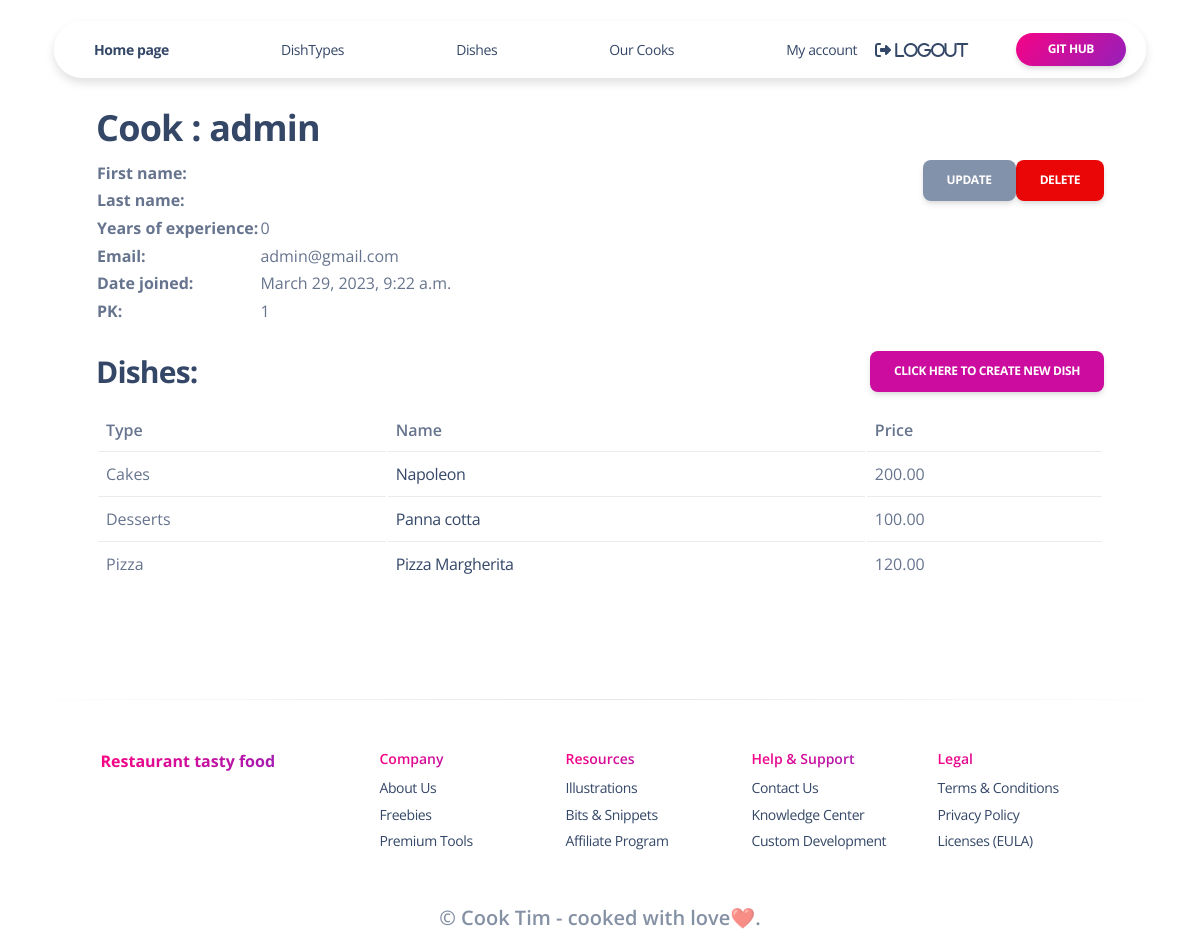
Page /cooks/1/ (signed in) on the earlier database version.
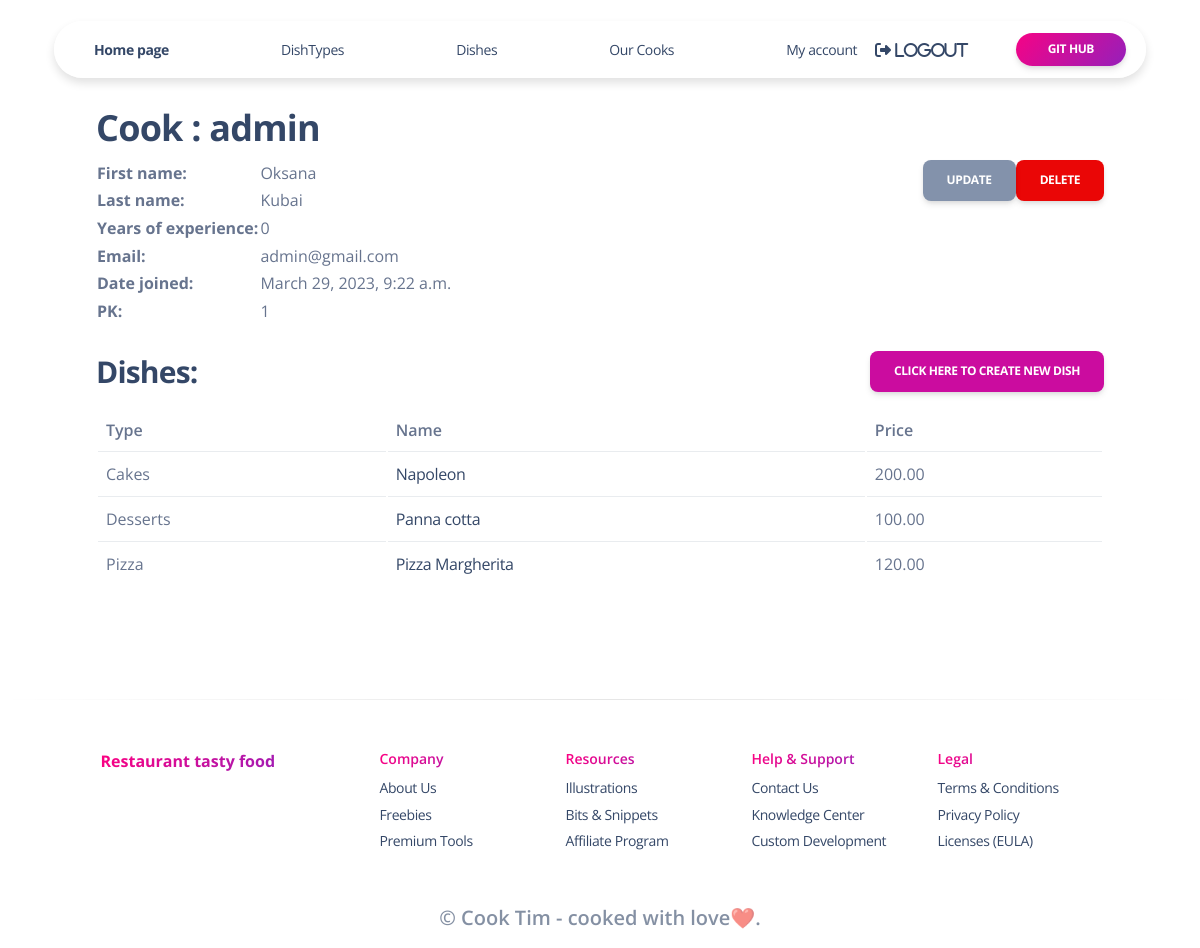
Same page on the later database version.
### kitchen/models.py (models this page shows, shortened)
class Cook(AbstractUser):
    years_of_experience = models.PositiveIntegerField(default=0)
    class Meta:
        verbose_name = "cook"
        verbose_name_plural = "cooks"
        ordering = ["username"]

### kitchen/views.py (the view)
class CookDetailView(LoginRequiredMixin, generic.DetailView):
    model = Cook
    queryset = Cook.objects.prefetch_related("dishes")

### templates/kitchen/cook_detail.html
{% extends "base.html" %}
{% block content %}
  <h2>Cook : {{ cook.username }}</h2>
  <a style="float: right"
     href="{% url 'kitchen:cook-delete' pk=cook.id %}"
       class="btn btn-danger link-to-page">
      Delete
    </a>
  <a style="float: right"
     href="{% url 'kitchen:cook-update' pk=cook.id %}"
     class="btn btn-secondary link-to-page">
      Update
  </a>
   <table>
    <tr>
      <td><strong>First name:</strong></td>
      <td>{{ cook.first_name }}</td>
    </tr>
    <tr>
      <td><strong>Last name:</strong></td>
      <td>{{ cook.last_name }}</td>
    </tr>
    <tr>
      <td><strong>Years of experience:</strong></td>
      <td>{{ cook.years_of_experience }}</td>
    </tr>
    <tr>
      <td><strong>Email:</strong></td>
      <td>{{ cook.email }}</td>
    </tr>
    <tr>
      <td><strong>Date joined:</strong></td>
      <td>{{ cook.date_joined }}</td>
    </tr>
    <tr>
      <td><strong>PK:</strong></td>
      <td>{{ cook.pk }}</td>
    </tr>
  </table>
  <div class="ml-3">
    <br>
    <h3>
      Dishes:
    <a style="float: right"
       href="{% url 'kitchen:dish-create' %}"
       class="btn btn-primary">Click here to create new dish
    </a>
    </h3>
    {% if cook.dishes.all %}
    <table class="table">
      <tr>
        <th>Type</th>
        <th>Name</th>
        <th>Price</th>
      </tr>
      {% for dish in cook.dishes.all %}
        <tr>
          <td>{{ dish.dish_type.name }}</td>
          <td><a href={% url 'kitchen:dish-detail' pk=dish.id %}>{{ dish.name }}</a></td>
          <td>{{ dish.price }}</td>
        </tr>
      {% endfor %}
    </table>
  {% else %}
    <p>There no are dishes by {{ cook.username }}!</p>
  {% endif %}
  </div>
{% endblock %}

Differences in the rows shown:
changed Cook "admin": first_name (not shown) → "Oksana"; last_name (not shown) → "Kubai"
